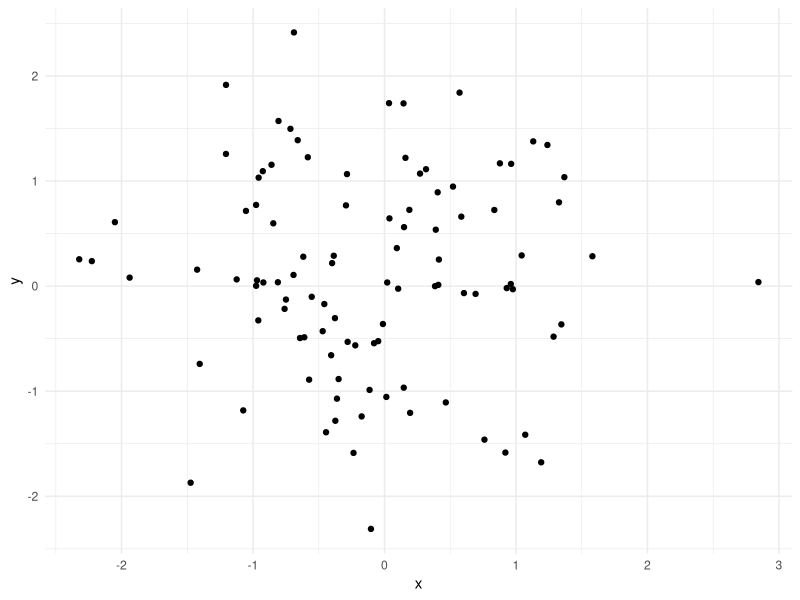

Generate this figure with R:
## ---- chunk 1
# Charger les bibliothèques nécessaires
library(ggplot2)

# Créer un jeu de données exemple
data <- data.frame(
  x = rnorm(100),
  y = rnorm(100)
)

# Générer un graphique simple
ggplot(data, aes(x, y)) +
  geom_point() +
  theme_minimal()

